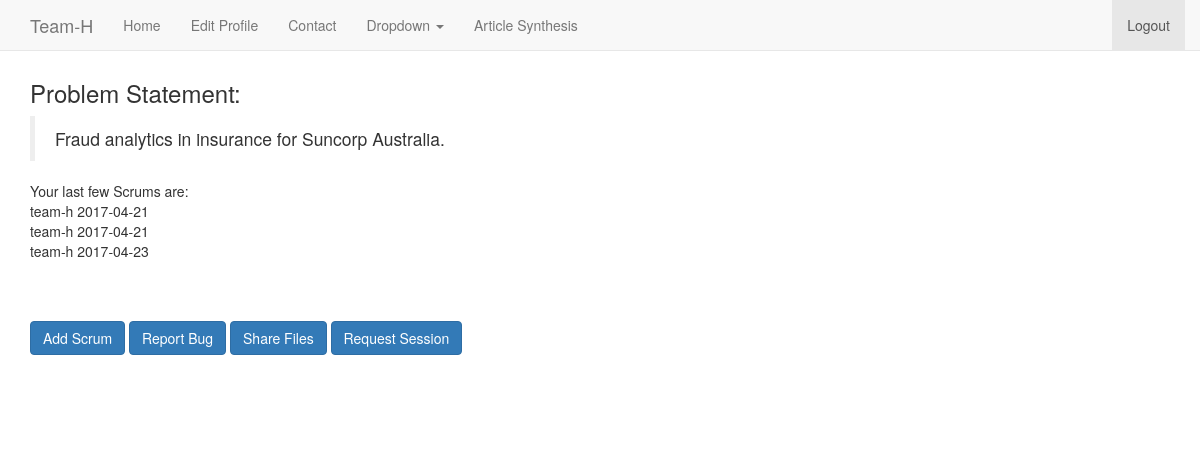
Screenshot of /ironman/1/ (signed in) with the database file from the repository.
### accounts/models.py (models this page shows, shortened)
class Folder(models.Model):
    project = models.ForeignKey(Project)
    team = models.ForeignKey(User, limit_choices_to={'groups__name': 'ironmen'}, related_name='proj_team' )
    client = models.ForeignKey(User, limit_choices_to={'groups__name': 'Client'}, related_name='proj_client')
    mentor = models.CharField(default='', max_length=40)
    prob_stat = models.TextField()
    vertical = models.CharField(max_length=20)
    time = models.DateTimeField(default=datetime.now)
    slug = models.SlugField(unique=True)
    is_active = models.BooleanField(default=True)

### ironman/models.py (models this page shows)
class Scrum(models.Model):
    comp_yest = models.TextField(max_length=500 )
    roadblk = models.CharField(max_length=500,blank=True, verbose_name='RoadBlocks if any')
    plan_tdy = models.CharField(max_length=500)
    learning = models.CharField(max_length=500,blank=True)
    date = models.DateField(default='2011-11-11')
    created_by = models.CharField(max_length=50)
    project = models.ForeignKey(Project, blank=True, null=True)
    def __str__(self):
        return self.created_by + " " + str(self.date)

### ironman/views.py (the view, shortened to what this page needs)
# urls.py: url(r'^(\d{1,2})/$', views.project ),
def project(request,projNum):
    scrumform = ScrumForm()
    bugform = BugForm()
    sessionform = SessReqForm()
    shareform = ShareDocForm()
    sessions = SessionReq.objects.filter(
        project=Project.objects.get(id=projNum))
    if request.method == "GET":
        obj = Folder.objects.get(project=Project.objects.get(id=projNum),
                                  team=request.user)
        prob_stat = obj.prob_stat
        is_active = obj.is_active
        scrums = Scrum.objects.filter(created_by=request.user)
        context = {'scrumform': scrumform, 'scrums':scrums,
                   'bugform': bugform ,'shareform':shareform,
                   'sessionform':sessionform ,'sessions':sessions ,
                   'projNum':projNum, 'prob_stat':prob_stat,
                   'is_active': is_active}
        return render(request, 'scrumForm.html', context)

### ironman/templates/scrumForm.html (shortened to what this page needs)
{% extends 'base.html' %}
{% load bootstrap3 %}
{% if user.is_authenticated %}
{% block body %}
     <h3 >Problem Statement:</h3>
        <div >
            <blockquote>{{ prob_stat }}</blockquote>
        </div>
    {% if scrums %}
    Your last few Scrums are:<br>
        {% for scrum in scrums %}
            {{ scrum }}<br>
        {% endfor %}
{% endif %}
<br><br><br>
{% if is_active %}
    <button type="button" class="btn btn-primary" data-toggle="collapse" data-target="#scrum">Add Scrum</button>
    <button type="button" class="btn btn-primary" data-toggle="collapse" data-target="#bug">Report Bug</button>
    <button type="button" class="btn btn-primary" data-toggle="collapse" data-target="#share">Share Files</button>
    <button type="button" class="btn btn-primary" data-toggle="collapse" data-target="#session">Request Session</button>
    <br><br>
     <br><br><br>
{% endif %}
{% endblock %}
{% endif %}

### accounts/templates/base.html (shortened to what this page needs)
<html lang="en">
<head>
{% load bootstrap3 %}
    <link rel="stylesheet"
          href="https://maxcdn.bootstrapcdn.com/bootstrap/3.3.7/css/bootstrap.min.css"
>
    <nav class="navbar navbar-default navbar-fixed-top">
      <div class="container">
        <div class="navbar-header">
          <a class="navbar-brand" href="#">{{ user|title }}</a>
        </div>
        <div id="navbar" class="navbar-collapse collapse">
            {% if user.is_authenticated %}
              <ul class="nav navbar-nav">
                <li ><a href="/account/">Home</a></li>
                  {% if  user.groups.all.0.name == 'ironmen' %}
                <li><a href="/account/edit_userprofile/">Edit Profile</a></li>
                <li><a href="/ironman/contact/">Contact</a></li>
                <li class="dropdown">
                  <a href="#" class="dropdown-toggle" data-toggle="dropdown" role="button" aria-haspopup="true" aria-expanded="false">Dropdown <span class="caret"></span></a>
                </li>
                      {% endif %}
                <li><a href="/ironman/synthesis/">Article Synthesis</a></li>
              </ul>
              <ul class="nav navbar-nav navbar-right">
                  <li class="active"><a href="/account/logout/">Logout<span class="sr-only">(current)</span></a></li>
              </ul>
            {% else %}
              <ul class="nav navbar-nav navbar-right">
                  <li class="active"><a href="/account/register/">Register<span class="sr-only">(current)</span></a></li>
                  <li class="active"><a href="/account/login/">Login<span class="sr-only">(current)</span></a></li>
              </ul>
            {% endif %}
        </div>
      </div>
    </nav>
</head>
  <body>
  <br><br><br>
    <div class="container">
          {% block body %}{% endblock %}
    </div>
  </body>
</html>

### rows the page displays
Folder: prob_stat "Fraud analytics in insurance for Suncorp Australia."
Scrum: created_by+date "team-h 2017-04-21"
Scrum: created_by+date "team-h 2017-04-21"
Scrum: created_by+date "team-h 2017-04-23"

### other values shown
{{ user|title }} "Team-H"
